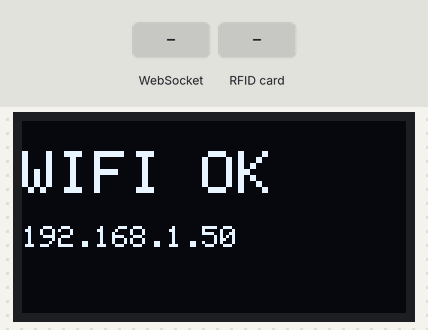
Simulated run of this sketch. Board: ESP8266 (Wemos D1 mini). Shown: 128×64 one-colour display. The test bench sets the inputs (shaded band). WiFi joins after 1.5 s; servers stay silent unless stated; what the sketch prints to the serial monitor is not drawn.

Above: at 3.8 s.
3.9 s: WebSocket text "40" received
At 4.6 s:
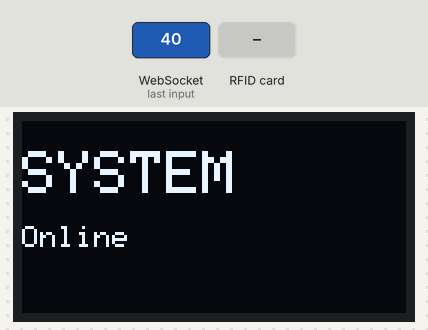
5.4 s: RFID card 5E 7A 19 C4 held to the reader
At 5.8 s:
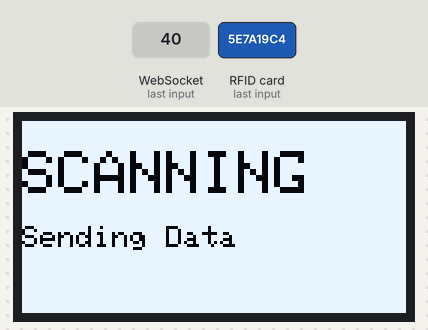
At 7.5 s:
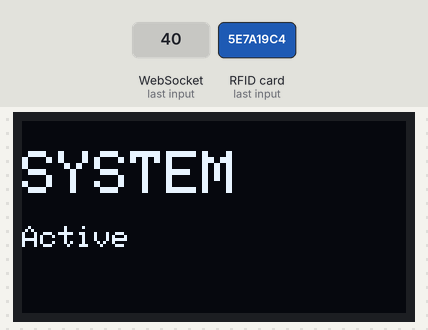
Timing chart, 0 to 9.0 s (numbered marks = the images above; inputs shaded):
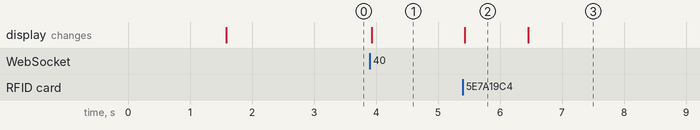

The sketch:

NodeCode.ino
```cpp
/*
 * ======================================================================================
 * PROJECT:      CYBER-WAR (RFID Capture the Flag)
 * FILE:         NodeCode.ino (Low-Level WebSocket Implementation)
 * HARDWARE:     ESP8266 (NodeMCU/Wemos), RC522 RFID, SSD1306 OLED (I2C)
 * AUTHOR:       [Macieasssss]
 * DESCRIPTION:  IoT Node firmware that handles RFID scanning and bidirectional
 *               communication with a modern Flask-SocketIO server (Engine.IO v4).
 *
 * ======================================================================================
 *
 * REQUIRED LIBRARIES (Install via Arduino Library Manager):
 * 1. MFRC522        by GithubCommunity
 * 2. Adafruit GFX   by Adafruit
 * 3. Adafruit SSD1306 by Adafruit
 * 4. WebSockets     by Markus Sattler (Version 2.4.1 or newer)
 * ======================================================================================
 */

#include <ESP8266WiFi.h>
#include <WebSocketsClient.h> // Core WebSocket library
#include <SPI.h>
#include <MFRC522.h>
#include <Wire.h>
#include <Adafruit_GFX.h>
#include <Adafruit_SSD1306.h>

// ======================================================================================
// [USER CONFIGURATION] - EDIT THIS SECTION
// ======================================================================================

// 1. WiFi Credentials
const char* WIFI_SSID = "YOUR_WIFI_NAME";      // <--- CHANGE THIS
const char* WIFI_PASS = "YOUR_WIFI_PASSWORD";  // <--- CHANGE THIS

// 2. Game Server Configuration
// IP Address of the computer running app.py (Run 'ipconfig' on Windows to find it)
const char* SERVER_IP = "192.168.1.X";         // <--- CHANGE THIS
const int   SERVER_PORT = 5000;

// 3. Node Identity
// Unique ID for this specific hardware box.
// OPTIONS: "node_alpha", "node_beta", "node_gamma", "base_station"
const String NODE_ID = "node_alpha";           // <--- CHANGE THIS FOR EACH BOARD

// ======================================================================================
// [HARDWARE WIRING]
// ======================================================================================

// RFID RC522 Pins (SPI)
#define RST_PIN  D3  // GPIO 0
#define SS_PIN   D4  // GPIO 2

// OLED Display Pins (I2C)
// SCL -> D1 (GPIO 5)
// SDA -> D2 (GPIO 4)
#define SCREEN_WIDTH 128
#define SCREEN_HEIGHT 64
#define OLED_RESET    -1

// ======================================================================================
// [GLOBAL OBJECTS]
// ======================================================================================

Adafruit_SSD1306 display(SCREEN_WIDTH, SCREEN_HEIGHT, &Wire, OLED_RESET);
WebSocketsClient webSocket;
MFRC522 mfrc522(SS_PIN, RST_PIN);

bool isConnected = false;

// ======================================================================================
// [DISPLAY HELPER FUNCTIONS]
// ======================================================================================

void updateDisplay(String title, String subtitle = "", bool inverted = false) {
  display.clearDisplay();

  if (inverted) display.fillScreen(SSD1306_WHITE);

  display.setTextColor(inverted ? SSD1306_BLACK : SSD1306_WHITE);

  // Title
  display.setTextSize(2);
  display.setCursor(0, 10); // Left aligned for simplicity
  display.println(title);

  // Subtitle
  if (subtitle != "") {
    display.setTextSize(1);
    display.setCursor(0, 35);
    display.println(subtitle);
  }

  display.display();
}

// ======================================================================================
// [SOCKET.IO MANUAL PROTOCOL HANDLING]
// ======================================================================================

/**
 * Sends a Socket.IO Event (Type 42)
 * Format: 42["event_name", {json_data}]
 */
void sendSocketIOEvent(String eventName, String jsonPayload) {
  String msg = "42[\"" + eventName + "\"," + jsonPayload + "]";
  webSocket.sendTXT(msg);
}

/**
 * Main WebSocket Event Handler
 * Parses raw text messages from the server to handle Socket.IO handshakes and events.
 */
void webSocketEvent(WStype_t type, uint8_t * payload, size_t length) {
  String text = (char*)payload;

  switch(type) {
    case WStype_DISCONNECTED:
      Serial.println("[WS] Disconnected!");
      isConnected = false;
      updateDisplay("ERROR", "No Server Conn");
      break;

    case WStype_CONNECTED:
      Serial.println("[WS] Connected to Server! Waiting for handshake...");
      break;

    case WStype_TEXT:
      // --- PACKET TYPE ANALYSIS ---

      // Type "0": Open/Handshake -> We must reply with "40" to connect to namespace
      if (text.startsWith("0")) {
        Serial.println("[WS] Handshake received. Sending Connect packet...");
        webSocket.sendTXT("40");
      }

      // Type "40": Connected to Namespace -> We are officially logged in
      else if (text.startsWith("40")) {
        Serial.println("[WS] Logged in! Registering Node...");
        isConnected = true;

        // Register node identity
        String json = "{\"node_id\":\"" + NODE_ID + "\"}";
        sendSocketIOEvent("register_node", json);

        if (NODE_ID == "base_station") updateDisplay("BASE", "Ready");
        else updateDisplay("SYSTEM", "Online");
      }

      // Type "42": Event Message -> ["event_name", data]
      else if (text.startsWith("42")) {
        Serial.println("[WS] Event: " + text);

        // Simple string parsing to avoid JSON overhead for simple commands
        if (text.indexOf("update_screen") > 0) {
            String msg = "";
            if (text.indexOf("RED") > 0) msg = "RED";
            else if (text.indexOf("BLUE") > 0) msg = "BLUE";
            else if (text.indexOf("HACK") > 0) msg = "HACK";
            else if (text.indexOf("NEUTRAL") > 0) msg = "NEUTRAL";
            else if (text.indexOf("CHARGED") > 0) msg = "CHARGED";
            else if (text.indexOf("WAIT") > 0) msg = "WAIT";

            if (msg == "RED") updateDisplay("RED TEAM", "Captured");
            else if (msg == "BLUE") updateDisplay("BLUE TEAM", "Captured");
            else if (msg == "HACK") updateDisplay("HACKING", "In Progress...", true);
            else if (msg == "NEUTRAL") updateDisplay("FREE", "Scan to Hack");
            else if (msg == "CHARGED") updateDisplay("ENERGY", "Full Power!");
            else if (msg == "WAIT") updateDisplay("WAIT", "Game Paused");
        }
      }

      // Type "2": Ping -> We must reply with "3" (Pong) to keep connection alive
      else if (text.startsWith("2")) {
        webSocket.sendTXT("3");
      }
      break;
  }
}

// ======================================================================================
// [MAIN SETUP]
// ======================================================================================

void setup() {
  Serial.begin(115200);

  // 1. Initialize OLED
  if(!display.begin(SSD1306_SWITCHCAPVCC, 0x3C)) {
    Serial.println(F("[ERROR] OLED Init Failed"));
    for(;;);
  }
  updateDisplay("BOOT...", "Init Hardware");

  // 2. Initialize WiFi
  WiFi.begin(WIFI_SSID, WIFI_PASS);
  Serial.print("Connecting WiFi");
  while (WiFi.status() != WL_CONNECTED) {
    delay(500);
    Serial.print(".");
  }
  updateDisplay("WIFI OK", WiFi.localIP().toString());
  delay(1000);

  // 3. Initialize WebSocket (Manual Engine.IO v4 URL)
  // The query parameters "EIO=4" and "transport=websocket" are crucial for Flask-SocketIO 5.x
  webSocket.begin(SERVER_IP, SERVER_PORT, "/socket.io/?EIO=4&transport=websocket");
  webSocket.onEvent(webSocketEvent);

  // Keep-alive settings
  webSocket.setReconnectInterval(5000);
  webSocket.enableHeartbeat(15000, 3000, 2);

  // 4. Initialize RFID
  SPI.begin();
  mfrc522.PCD_Init();
}

// ======================================================================================
// [MAIN LOOP]
// ======================================================================================

void loop() {
  webSocket.loop();

  // Only scan if connected to server
  if (!isConnected) return;

  // RFID Scan Check
  if (!mfrc522.PICC_IsNewCardPresent()) return;
  if (!mfrc522.PICC_ReadCardSerial()) return;

  // Convert UID to Hex String
  String cardUid = "";
  for (byte i = 0; i < mfrc522.uid.size; i++) {
    if (mfrc522.uid.uidByte[i] < 0x10) cardUid += "0";
    cardUid += String(mfrc522.uid.uidByte[i], HEX);
  }
  cardUid.toUpperCase();

  Serial.println("[RFID] Tag: " + cardUid);

  // Instant visual feedback before server reply
  if (NODE_ID == "base_station") updateDisplay("CHARGING", "...", true);
  else updateDisplay("SCANNING", "Sending Data", true);

  // Send Data to Server
  String json = "{\"uid\":\"" + cardUid + "\",\"node_id\":\"" + NODE_ID + "\"}";
  sendSocketIOEvent("rfid_scan", json);

  // Halt card to prevent multi-read
  mfrc522.PICC_HaltA();
  delay(1000);

  // Revert to default screen (unless server overrides)
  if (NODE_ID == "base_station") updateDisplay("BASE", "Ready");
  else updateDisplay("SYSTEM", "Active");
}
```

Measured:
- after the input at 3.9 s, the display: changes at once (image 1)
- after the input at 5.4 s, the display: changes at once (image 2)
- what the display in image 2 shows lasts 1.1 s, from 5.4 s to 6.5 s
